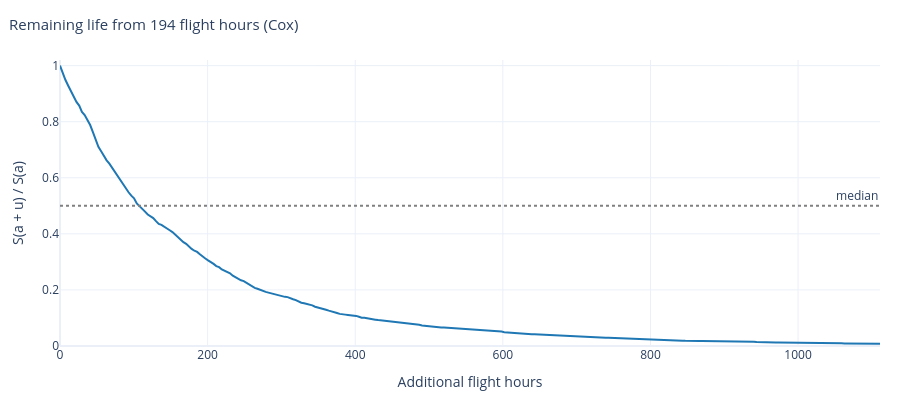

Here is the notebook cell this chart was saved with:
### Markdown cell above
### 14.2 The conditional curve on the dashboard

`figures.conditional_curves` draws $S(a+u)/S(a)$ on `rul_grid`: 300 points from 0 to `rul_horizon`. The x axis is **additional** flight hours $u$, not total hours. The horizontal line at 0.5 marks the median level; it is a layout shape, not an estimate from data. Its x runs from 0 to 1 in axis fractions (`x domain`).

The drone card draws this curve under the trace name "Current conditions". It takes the row through `common.whatif_base`, which restarts the age from 0 for a drone that is no longer in service; this cell always uses `AGE`.

The figure has 300 nodes and `remaining_life` has 1001, so a median read off the figure can differ from `rul_median` by up to one step of the coarser grid.

### Code cell
cond_name = "Current conditions"
cond_title = f"Remaining life from {AGE:.0f} flight hours ({MODEL_LABELS[SETTINGS.forecast]})"
cond_fig = conditional_curves(FORECAST_MODEL, drone, ages, SETTINGS.rul_grid, [cond_name], cond_title)
describe_figure("14.cond_fig", cond_fig)

chart_curve = FORECAST_MODEL.conditional_survival(drone, ages, SETTINGS.rul_grid)
peek("14.chart_curve", chart_curve)
drawn = trace_xy(cond_fig, cond_name)
same("trace x = rul_grid", drawn["x"], SETTINGS.rul_grid)
same("trace y = conditional_survival(rul_grid)[0]", drawn["y"], chart_curve[0])
same("curve at u = 0", chart_curve[:, :1], np.ones((len(drone), 1)))

cond_hline = cond_fig.layout.shapes[0]
same(
    "horizontal line at 0.5",
    np.array([cond_hline.y0, cond_hline.y1], dtype=float),
    np.array([0.5, 0.5]),
)

chart_reached = chart_curve[0] <= 0.5
median_chart = (
    float(SETTINGS.rul_grid[int(chart_reached.argmax())]) if chart_reached.any() else np.inf
)
rul_step = float(SETTINGS.rul_grid[1] - SETTINGS.rul_grid[0])
print(
    f"\nmedian read off the figure (300 nodes) = {median_chart:.4f} h; "
    f"remaining_life (1001 nodes) = {life_hand['rul_median'][0]:.4f} h; "
    f"step of the figure grid {rul_step:.4f} h"
)
display(cond_fig)

### Figure 1 — Plotly figure (JSON) as saved in the notebook; plotly's stock layout.template omitted (floating-point values rounded to 4 significant figures; data arrays with more than 128 entries replaced by an {"elided": "..."} marker saying what was removed)
{"data": [{"line": {"color": "#1f77b4", "dash": "solid"}, "mode": "lines", "name": "Current conditions", "type": "scatter", "x": {"elided": "300 float values"}, "y": {"elided": "300 float values"}}], "layout": {"annotations": [{"showarrow": false, "text": "median", "x": 1, "xanchor": "right", "xref": "x domain", "y": 0.5, "yanchor": "bottom", "yref": "y"}], "height": 400, "hovermode": "closest", "legend": {"orientation": "h", "x": 0, "y": -0.28, "yanchor": "top"}, "margin": {"b": 40, "l": 60, "r": 20, "t": 60}, "shapes": [{"line": {"color": "grey", "dash": "dot"}, "type": "line", "x0": 0, "x1": 1, "xref": "x domain", "y0": 0.5, "y1": 0.5, "yref": "y"}], "title": {"font": {"size": 15}, "text": "Remaining life from 194 flight hours (Cox)", "x": 0.01}, "xaxis": {"title": {"text": "Additional flight hours"}}, "yaxis": {"range": [0, 1.02], "title": {"text": "S(a + u) / S(a)"}}}}
